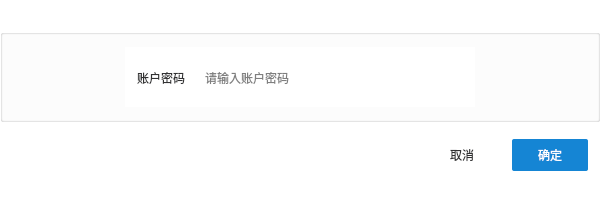
<?xml version="1.0" encoding="UTF-8"?>
<ui version="4.0">
 <class>MainWindow</class>
 <widget class="QMainWindow" name="MainWindow">
  <property name="windowModality">
   <enum>Qt::NonModal</enum>
  </property>
  <property name="enabled">
   <bool>true</bool>
  </property>
  <property name="geometry">
   <rect>
    <x>0</x>
    <y>0</y>
    <width>600</width>
    <height>210</height>
   </rect>
  </property>
  <property name="minimumSize">
   <size>
    <width>600</width>
    <height>210</height>
   </size>
  </property>
  <property name="maximumSize">
   <size>
    <width>600</width>
    <height>210</height>
   </size>
  </property>
  <property name="windowTitle">
   <string>密码校验</string>
  </property>
  <property name="styleSheet">
   <string notr="true">background-color: rgb(255, 255, 255);</string>
  </property>
  <property name="animated">
   <bool>true</bool>
  </property>
  <widget class="QWidget" name="centralwidget">
   <layout class="QGridLayout" name="gridLayout_4">
    <property name="leftMargin">
     <number>0</number>
    </property>
    <item row="4" column="1">
     <widget class="QGroupBox" name="groupBox_3">
      <property name="minimumSize">
       <size>
        <width>170</width>
        <height>0</height>
       </size>
      </property>
      <property name="maximumSize">
       <size>
        <width>175</width>
        <height>16777215</height>
       </size>
      </property>
      <property name="styleSheet">
       <string notr="true">border : none</string>
      </property>
      <property name="title">
       <string/>
      </property>
      <layout class="QGridLayout" name="gridLayout_3">
       <property name="leftMargin">
        <number>0</number>
       </property>
       <property name="topMargin">
        <number>0</number>
       </property>
       <property name="rightMargin">
        <number>0</number>
       </property>
       <property name="bottomMargin">
        <number>0</number>
       </property>
       <item row="0" column="0">
        <widget class="QPushButton" name="pushButton">
         <property name="minimumSize">
          <size>
           <width>76</width>
           <height>32</height>
          </size>
         </property>
         <property name="maximumSize">
          <size>
           <width>76</width>
           <height>32</height>
          </size>
         </property>
         <property name="styleSheet">
          <string notr="true">/*按钮普通态*/
QPushButton
{
	/*字体为微软雅黑*/
    font-family:Microsoft Yahei;
    /*字体颜色*/ 
	color: rgb(50, 50, 51);
 	/*背景颜色*/  
    background-color: rgb(255, 255, 255);
	/*无边框*/
	border : none;
	/*边框圆角半径为8像素*/ 
    border-radius:2px;

}
 
/*按钮停留态*/
QPushButton:hover
{
   /*背景颜色*/  
    background-color: rgb(85, 170, 255);
}
 
/*按钮按下态*/
QPushButton:pressed
{
    /*背景颜色*/  
 	background-color:rgb(170 , 255 , 255);
    /*左内边距为3像素，让按下时字向右移动3像素*/  
    padding-left:3px;
    /*上内边距为3像素，让按下时字向下移动3像素*/  
    padding-top:3px;
}</string>
         </property>
         <property name="text">
          <string>取消</string>
         </property>
        </widget>
       </item>
       <item row="0" column="1">
        <spacer name="horizontalSpacer_5">
         <property name="orientation">
          <enum>Qt::Horizontal</enum>
         </property>
         <property name="sizeHint" stdset="0">
          <size>
           <width>1</width>
           <height>20</height>
          </size>
         </property>
        </spacer>
       </item>
       <item row="0" column="2">
        <widget class="QPushButton" name="pushButton_2">
         <property name="minimumSize">
          <size>
           <width>76</width>
           <height>32</height>
          </size>
         </property>
         <property name="maximumSize">
          <size>
           <width>76</width>
           <height>32</height>
          </size>
         </property>
         <property name="styleSheet">
          <string notr="true">/*按钮普通态*/
QPushButton
{
    /*字体设置*/
    font: 75 10pt &quot;苹方 粗体&quot;;
    /*字体颜色为白色*/    
	color: rgb(255, 255, 255);
 	/*背景颜色*/  
    background-color: rgb(21, 133, 212);
	/*无边框*/
	border : none;
	/*边框圆角半径为8像素*/ 
    border-radius:2px;

}
 
/*按钮停留态*/
QPushButton:hover
{
   /*背景颜色*/  
    background-color: rgb(85, 170, 255);
}
 
/*按钮按下态*/
QPushButton:pressed
{
    /*背景颜色*/  
 	background-color:rgb(170 , 255 , 255);
    /*左内边距为3像素，让按下时字向右移动3像素*/  
    padding-left:3px;
    /*上内边距为3像素，让按下时字向下移动3像素*/  
    padding-top:3px;
}</string>
         </property>
         <property name="text">
          <string>确定</string>
         </property>
         <property name="flat">
          <bool>false</bool>
         </property>
        </widget>
       </item>
      </layout>
     </widget>
    </item>
    <item row="0" column="0" colspan="2">
     <spacer name="horizontalSpacer_2">
      <property name="orientation">
       <enum>Qt::Horizontal</enum>
      </property>
      <property name="sizeHint" stdset="0">
       <size>
        <width>586</width>
        <height>20</height>
       </size>
      </property>
     </spacer>
    </item>
    <item row="4" column="0">
     <spacer name="horizontalSpacer_6">
      <property name="orientation">
       <enum>Qt::Horizontal</enum>
      </property>
      <property name="sizeHint" stdset="0">
       <size>
        <width>409</width>
        <height>20</height>
       </size>
      </property>
     </spacer>
    </item>
    <item row="1" column="0">
     <widget class="QGroupBox" name="groupBox">
      <property name="minimumSize">
       <size>
        <width>600</width>
        <height>93</height>
       </size>
      </property>
      <property name="maximumSize">
       <size>
        <width>600</width>
        <height>93</height>
       </size>
      </property>
      <property name="title">
       <string/>
      </property>
      <property name="flat">
       <bool>false</bool>
      </property>
      <layout class="QGridLayout" name="gridLayout_2">
       <property name="leftMargin">
        <number>0</number>
       </property>
       <property name="topMargin">
        <number>0</number>
       </property>
       <property name="rightMargin">
        <number>0</number>
       </property>
       <property name="bottomMargin">
        <number>0</number>
       </property>
       <property name="spacing">
        <number>0</number>
       </property>
       <item row="0" column="0">
        <spacer name="horizontalSpacer_3">
         <property name="orientation">
          <enum>Qt::Horizontal</enum>
         </property>
         <property name="sizeHint" stdset="0">
          <size>
           <width>111</width>
           <height>20</height>
          </size>
         </property>
        </spacer>
       </item>
       <item row="0" column="1">
        <widget class="QGroupBox" name="groupBox_2">
         <property name="minimumSize">
          <size>
           <width>0</width>
           <height>60</height>
          </size>
         </property>
         <property name="maximumSize">
          <size>
           <width>16777215</width>
           <height>60</height>
          </size>
         </property>
         <property name="styleSheet">
          <string notr="true">border : none</string>
         </property>
         <property name="title">
          <string/>
         </property>
         <property name="flat">
          <bool>false</bool>
         </property>
         <layout class="QGridLayout" name="gridLayout">
          <item row="0" column="0">
           <widget class="QLabel" name="label">
            <property name="styleSheet">
             <string notr="true">QLabel
{
    /*字体为微软雅黑*/
    font-family:Microsoft Yahei;
    /*字体大小为20点*/
    font-size:9pt;
    /*字体颜色*/ 
	color: rgb(50, 50, 51);
}</string>
            </property>
            <property name="text">
             <string>账户密码</string>
            </property>
           </widget>
          </item>
          <item row="0" column="1">
           <spacer name="horizontalSpacer">
            <property name="orientation">
             <enum>Qt::Horizontal</enum>
            </property>
            <property name="sizeHint" stdset="0">
             <size>
              <width>12</width>
              <height>20</height>
             </size>
            </property>
           </spacer>
          </item>
          <item row="0" column="2">
           <widget class="QLineEdit" name="lineEdit">
            <property name="minimumSize">
             <size>
              <width>260</width>
              <height>32</height>
             </size>
            </property>
            <property name="frame">
             <bool>false</bool>
            </property>
            <property name="echoMode">
             <enum>QLineEdit::Password</enum>
            </property>
            <property name="placeholderText">
             <string>请输入账户密码</string>
            </property>
            <property name="clearButtonEnabled">
             <bool>false</bool>
            </property>
           </widget>
          </item>
         </layout>
        </widget>
       </item>
       <item row="0" column="2">
        <spacer name="horizontalSpacer_4">
         <property name="orientation">
          <enum>Qt::Horizontal</enum>
         </property>
         <property name="sizeHint" stdset="0">
          <size>
           <width>110</width>
           <height>20</height>
          </size>
         </property>
        </spacer>
       </item>
      </layout>
     </widget>
    </item>
   </layout>
  </widget>
  <widget class="QStatusBar" name="statusbar"/>
 </widget>
 <resources/>
 <connections/>
</ui>
